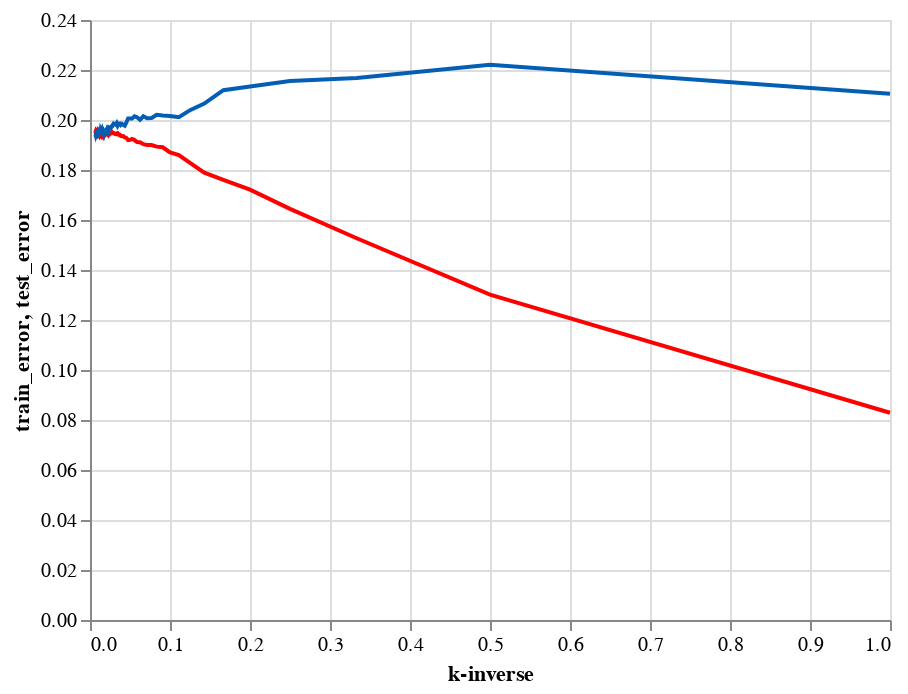

Here is the notebook cell this chart was saved with:
### Code cell
ctrain_b+ctest_b

### Figure 1 — Vega-Lite specification as saved in the notebook (floating-point values rounded to 4 significant figures; data arrays with more than 128 entries replaced by an {"elided": "..."} marker saying what was removed)
{"config": {"view": {"continuousWidth": 400, "continuousHeight": 300}}, "layer": [{"mark": {"type": "line", "color": "#FF0000"}, "encoding": {"x": {"field": "kinv", "type": "quantitative"}, "y": {"field": "train_error", "type": "quantitative"}}}, {"mark": {"type": "line", "color": "#045FB4"}, "encoding": {"x": {"field": "kinv", "title": "k-inverse", "type": "quantitative"}, "y": {"field": "test_error", "type": "quantitative"}}}], "data": {"name": "data-9de878e85f28d0b1ff9a6267a856ec53"}, "$schema": "https://vega.github.io/schema/vega-lite/v4.17.0.json", "datasets": {"data-9de878e85f28d0b1ff9a6267a856ec53": {"elided": "149 records"}}}
